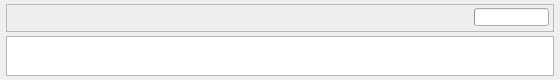
<?xml version="1.0" encoding="UTF-8"?>
<ui version="4.0">
 <class>dataMorse</class>
 <widget class="QWidget" name="dataMorse">
  <property name="geometry">
   <rect>
    <x>0</x>
    <y>0</y>
    <width>560</width>
    <height>80</height>
   </rect>
  </property>
  <property name="minimumSize">
   <size>
    <width>0</width>
    <height>80</height>
   </size>
  </property>
  <property name="windowTitle">
   <string>Form</string>
  </property>
  <layout class="QVBoxLayout" name="verticalLayout">
   <property name="spacing">
    <number>4</number>
   </property>
   <property name="leftMargin">
    <number>6</number>
   </property>
   <property name="topMargin">
    <number>4</number>
   </property>
   <property name="rightMargin">
    <number>6</number>
   </property>
   <property name="bottomMargin">
    <number>4</number>
   </property>
   <item>
    <widget class="QFrame" name="uiFrame">
     <property name="frameShape">
      <enum>QFrame::StyledPanel</enum>
     </property>
     <property name="frameShadow">
      <enum>QFrame::Raised</enum>
     </property>
     <layout class="QHBoxLayout" name="horizontalLayout">
      <property name="spacing">
       <number>4</number>
      </property>
      <property name="leftMargin">
       <number>4</number>
      </property>
      <property name="topMargin">
       <number>2</number>
      </property>
      <property name="rightMargin">
       <number>4</number>
      </property>
      <property name="bottomMargin">
       <number>4</number>
      </property>
      <item>
       <spacer name="horizontalSpacer">
        <property name="orientation">
         <enum>Qt::Horizontal</enum>
        </property>
        <property name="sizeHint" stdset="0">
         <size>
          <width>40</width>
          <height>20</height>
         </size>
        </property>
       </spacer>
      </item>
      <item>
       <widget class="QProgressBar" name="dataBar">
        <property name="maximumSize">
         <size>
          <width>75</width>
          <height>18</height>
         </size>
        </property>
        <property name="value">
         <number>0</number>
        </property>
        <property name="textVisible">
         <bool>false</bool>
        </property>
       </widget>
      </item>
     </layout>
    </widget>
   </item>
   <item>
    <widget class="QFrame" name="dataFrame">
     <property name="frameShape">
      <enum>QFrame::StyledPanel</enum>
     </property>
     <property name="frameShadow">
      <enum>QFrame::Raised</enum>
     </property>
     <layout class="QVBoxLayout" name="verticalLayout_2">
      <property name="spacing">
       <number>0</number>
      </property>
      <property name="leftMargin">
       <number>0</number>
      </property>
      <property name="topMargin">
       <number>0</number>
      </property>
      <property name="rightMargin">
       <number>0</number>
      </property>
      <property name="bottomMargin">
       <number>0</number>
      </property>
      <item>
       <widget class="QTextEdit" name="dataEdit">
        <property name="sizePolicy">
         <sizepolicy hsizetype="Preferred" vsizetype="Preferred">
          <horstretch>0</horstretch>
          <verstretch>0</verstretch>
         </sizepolicy>
        </property>
        <property name="minimumSize">
         <size>
          <width>0</width>
          <height>0</height>
         </size>
        </property>
        <property name="font">
         <font>
          <pointsize>10</pointsize>
         </font>
        </property>
        <property name="frameShape">
         <enum>QFrame::NoFrame</enum>
        </property>
        <property name="frameShadow">
         <enum>QFrame::Sunken</enum>
        </property>
       </widget>
      </item>
     </layout>
    </widget>
   </item>
  </layout>
 </widget>
 <resources/>
 <connections/>
</ui>
